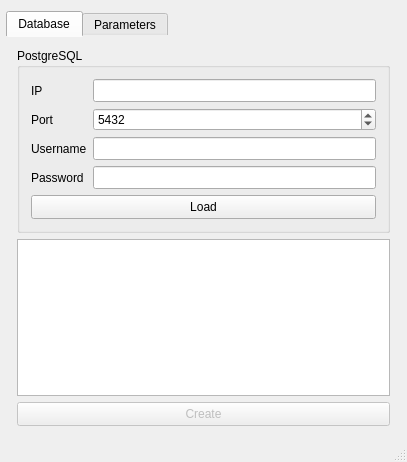
<?xml version="1.0" encoding="UTF-8"?>
<ui version="4.0">
 <class>MainWindow</class>
 <widget class="QMainWindow" name="MainWindow">
  <property name="geometry">
   <rect>
    <x>0</x>
    <y>0</y>
    <width>407</width>
    <height>462</height>
   </rect>
  </property>
  <property name="windowTitle">
   <string>NemPosFE Config</string>
  </property>
  <widget class="QWidget" name="centralWidget">
   <layout class="QGridLayout" name="gridLayout_2">
    <property name="leftMargin">
     <number>6</number>
    </property>
    <property name="rightMargin">
     <number>6</number>
    </property>
    <property name="bottomMargin">
     <number>3</number>
    </property>
    <item row="0" column="0">
     <widget class="QTabWidget" name="tabWidget">
      <property name="styleSheet">
       <string notr="true">QTabWidget::pane { /* The tab widget frame */
    border-bottom: 0px solid #C2C7CB;
}</string>
      </property>
      <property name="tabShape">
       <enum>QTabWidget::Rounded</enum>
      </property>
      <property name="currentIndex">
       <number>0</number>
      </property>
      <widget class="QWidget" name="tab">
       <attribute name="title">
        <string>Database</string>
       </attribute>
       <layout class="QGridLayout" name="gridLayout_4">
        <item row="0" column="0">
         <widget class="QGroupBox" name="groupBox">
          <property name="title">
           <string>PostgreSQL</string>
          </property>
          <layout class="QGridLayout" name="gridLayout">
           <item row="0" column="0">
            <widget class="QLabel" name="label_2">
             <property name="sizePolicy">
              <sizepolicy hsizetype="Minimum" vsizetype="Preferred">
               <horstretch>0</horstretch>
               <verstretch>0</verstretch>
              </sizepolicy>
             </property>
             <property name="text">
              <string>IP</string>
             </property>
            </widget>
           </item>
           <item row="0" column="1">
            <widget class="QLineEdit" name="lEditPostgresIP">
             <property name="sizePolicy">
              <sizepolicy hsizetype="Expanding" vsizetype="Preferred">
               <horstretch>0</horstretch>
               <verstretch>0</verstretch>
              </sizepolicy>
             </property>
             <property name="minimumSize">
              <size>
               <width>0</width>
               <height>23</height>
              </size>
             </property>
             <property name="maximumSize">
              <size>
               <width>16777215</width>
               <height>23</height>
              </size>
             </property>
            </widget>
           </item>
           <item row="1" column="0">
            <widget class="QLabel" name="label_7">
             <property name="sizePolicy">
              <sizepolicy hsizetype="Minimum" vsizetype="Preferred">
               <horstretch>0</horstretch>
               <verstretch>0</verstretch>
              </sizepolicy>
             </property>
             <property name="text">
              <string>Port</string>
             </property>
            </widget>
           </item>
           <item row="2" column="0">
            <widget class="QLabel" name="label_5">
             <property name="sizePolicy">
              <sizepolicy hsizetype="Minimum" vsizetype="Preferred">
               <horstretch>0</horstretch>
               <verstretch>0</verstretch>
              </sizepolicy>
             </property>
             <property name="text">
              <string>Username</string>
             </property>
            </widget>
           </item>
           <item row="2" column="1">
            <widget class="QLineEdit" name="lEditUsername">
             <property name="sizePolicy">
              <sizepolicy hsizetype="Expanding" vsizetype="Preferred">
               <horstretch>0</horstretch>
               <verstretch>0</verstretch>
              </sizepolicy>
             </property>
             <property name="minimumSize">
              <size>
               <width>0</width>
               <height>23</height>
              </size>
             </property>
             <property name="maximumSize">
              <size>
               <width>16777215</width>
               <height>23</height>
              </size>
             </property>
            </widget>
           </item>
           <item row="3" column="0">
            <widget class="QLabel" name="label_6">
             <property name="sizePolicy">
              <sizepolicy hsizetype="Minimum" vsizetype="Preferred">
               <horstretch>0</horstretch>
               <verstretch>0</verstretch>
              </sizepolicy>
             </property>
             <property name="text">
              <string>Password</string>
             </property>
            </widget>
           </item>
           <item row="3" column="1">
            <widget class="QLineEdit" name="lEditPassword">
             <property name="sizePolicy">
              <sizepolicy hsizetype="Expanding" vsizetype="Preferred">
               <horstretch>0</horstretch>
               <verstretch>0</verstretch>
              </sizepolicy>
             </property>
             <property name="minimumSize">
              <size>
               <width>0</width>
               <height>23</height>
              </size>
             </property>
             <property name="maximumSize">
              <size>
               <width>16777215</width>
               <height>23</height>
              </size>
             </property>
            </widget>
           </item>
           <item row="4" column="0" colspan="2">
            <widget class="QPushButton" name="btnLoad">
             <property name="sizePolicy">
              <sizepolicy hsizetype="Minimum" vsizetype="Preferred">
               <horstretch>0</horstretch>
               <verstretch>0</verstretch>
              </sizepolicy>
             </property>
             <property name="minimumSize">
              <size>
               <width>0</width>
               <height>24</height>
              </size>
             </property>
             <property name="text">
              <string>Load</string>
             </property>
            </widget>
           </item>
           <item row="1" column="1">
            <widget class="QSpinBox" name="spinBox">
             <property name="sizePolicy">
              <sizepolicy hsizetype="Minimum" vsizetype="Preferred">
               <horstretch>0</horstretch>
               <verstretch>0</verstretch>
              </sizepolicy>
             </property>
             <property name="minimumSize">
              <size>
               <width>0</width>
               <height>23</height>
              </size>
             </property>
             <property name="maximum">
              <number>65535</number>
             </property>
             <property name="value">
              <number>5432</number>
             </property>
            </widget>
           </item>
          </layout>
         </widget>
        </item>
        <item row="1" column="0">
         <widget class="QListWidget" name="listDBs"/>
        </item>
        <item row="2" column="0">
         <widget class="QPushButton" name="btnCreate">
          <property name="enabled">
           <bool>false</bool>
          </property>
          <property name="sizePolicy">
           <sizepolicy hsizetype="Minimum" vsizetype="Preferred">
            <horstretch>0</horstretch>
            <verstretch>0</verstretch>
           </sizepolicy>
          </property>
          <property name="minimumSize">
           <size>
            <width>0</width>
            <height>24</height>
           </size>
          </property>
          <property name="text">
           <string>Create</string>
          </property>
         </widget>
        </item>
       </layout>
      </widget>
      <widget class="QWidget" name="tab_2">
       <attribute name="title">
        <string>Parameters</string>
       </attribute>
       <layout class="QGridLayout" name="gridLayout_3">
        <item row="2" column="1" colspan="2">
         <widget class="QSpinBox" name="spinBoxPort">
          <property name="sizePolicy">
           <sizepolicy hsizetype="Minimum" vsizetype="Preferred">
            <horstretch>0</horstretch>
            <verstretch>0</verstretch>
           </sizepolicy>
          </property>
          <property name="minimumSize">
           <size>
            <width>0</width>
            <height>23</height>
           </size>
          </property>
          <property name="maximumSize">
           <size>
            <width>64</width>
            <height>16777215</height>
           </size>
          </property>
          <property name="maximum">
           <number>65535</number>
          </property>
          <property name="value">
           <number>443</number>
          </property>
         </widget>
        </item>
        <item row="2" column="0">
         <widget class="QLabel" name="label_4">
          <property name="sizePolicy">
           <sizepolicy hsizetype="Minimum" vsizetype="Preferred">
            <horstretch>0</horstretch>
            <verstretch>0</verstretch>
           </sizepolicy>
          </property>
          <property name="text">
           <string>Port</string>
          </property>
         </widget>
        </item>
        <item row="0" column="2">
         <widget class="QLineEdit" name="lEditNemposFePath">
          <property name="sizePolicy">
           <sizepolicy hsizetype="Expanding" vsizetype="Preferred">
            <horstretch>0</horstretch>
            <verstretch>0</verstretch>
           </sizepolicy>
          </property>
          <property name="minimumSize">
           <size>
            <width>0</width>
            <height>23</height>
           </size>
          </property>
          <property name="readOnly">
           <bool>true</bool>
          </property>
         </widget>
        </item>
        <item row="0" column="0" colspan="2">
         <widget class="QLabel" name="label">
          <property name="sizePolicy">
           <sizepolicy hsizetype="Minimum" vsizetype="Preferred">
            <horstretch>0</horstretch>
            <verstretch>0</verstretch>
           </sizepolicy>
          </property>
          <property name="maximumSize">
           <size>
            <width>80</width>
            <height>16777215</height>
           </size>
          </property>
          <property name="text">
           <string>NemPosFE Path</string>
          </property>
         </widget>
        </item>
        <item row="1" column="1" colspan="3">
         <widget class="QLineEdit" name="lEditServerIP">
          <property name="sizePolicy">
           <sizepolicy hsizetype="Expanding" vsizetype="Preferred">
            <horstretch>0</horstretch>
            <verstretch>0</verstretch>
           </sizepolicy>
          </property>
          <property name="minimumSize">
           <size>
            <width>0</width>
            <height>23</height>
           </size>
          </property>
         </widget>
        </item>
        <item row="3" column="1" colspan="2">
         <widget class="QCheckBox" name="cbHttps">
          <property name="text">
           <string>HTTPS</string>
          </property>
          <property name="checked">
           <bool>true</bool>
          </property>
         </widget>
        </item>
        <item row="1" column="0">
         <widget class="QLabel" name="label_3">
          <property name="sizePolicy">
           <sizepolicy hsizetype="Minimum" vsizetype="Preferred">
            <horstretch>0</horstretch>
            <verstretch>0</verstretch>
           </sizepolicy>
          </property>
          <property name="text">
           <string>Server IP</string>
          </property>
         </widget>
        </item>
        <item row="0" column="3">
         <widget class="QPushButton" name="btnBrowse">
          <property name="maximumSize">
           <size>
            <width>32</width>
            <height>16777215</height>
           </size>
          </property>
          <property name="text">
           <string>...</string>
          </property>
         </widget>
        </item>
        <item row="4" column="1">
         <spacer name="verticalSpacer">
          <property name="orientation">
           <enum>Qt::Vertical</enum>
          </property>
          <property name="sizeHint" stdset="0">
           <size>
            <width>20</width>
            <height>40</height>
           </size>
          </property>
         </spacer>
        </item>
       </layout>
      </widget>
     </widget>
    </item>
   </layout>
  </widget>
  <widget class="QStatusBar" name="statusBar"/>
 </widget>
 <layoutdefault spacing="6" margin="11"/>
 <resources/>
 <connections/>
</ui>
